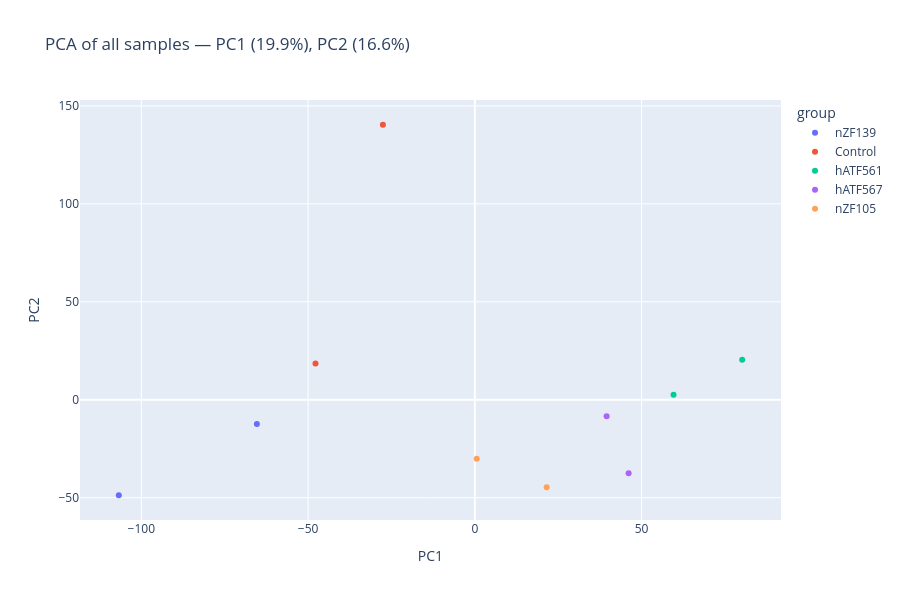

This figure's notebook cell:
### Markdown cell above
Compute the global mean per gene. Average expression across all samples ignoring class. Then we compute each class's mean per gene: For gene X, the average expression among treatment samples, average among control samples. These become the class centroids. Then we compute the class-specific deviation per gene. This is basically a per-gene t-statistics which says how far the treatment class mean is from the overall mean, normalized by how noisy the gene is. A big deviation will mean the class mean is far from the overall mean relative to noise, so the gene meaninfully distinguishes the class.

Small deviation means the class mean is similar to the overall mean or the deviation might just be variation in the measurement. 

Then we shrink the deviations towards 0, using some shrink threshold, for each class, gene deviation, we shrink. Basically, if a deviation is smaller than the threshold it gets shrunk to exactly zero. If its larger than the threshold, it gets pulled towards 0 by delta. 

Now for each gene that the shrunken deviation is 0, its shrunken centroid will be the overall mean and so that gene will contribute nothing to the classification. 

Genes selected by the algorithm are the ones where at least one class's deviation survived the shrinkage and didnt get 0d out. 

A new sample would be classified by euclidean distance to the shrunken centroids.

### Code cell
import plotly.express as px
from sklearn.decomposition import PCA

# Run PCA on the filtered+scaled gene matrix
pca = PCA(n_components=2)
pcs = pca.fit_transform(X_filtered_scaled)
sub = sub.reset_index()

plot_df = pd.DataFrame({
    'PC1': pcs[:, 0],
    'PC2': pcs[:, 1],
    'sample': sub['sample'].values,
    'group': sub['sample_type'].values,
    'is_control': sub['sample_type'].values == 'Control',
})

fig = px.scatter(
    plot_df, x='PC1', y='PC2', color='group', hover_name='sample',
    title=f'PCA of all samples — PC1 ({pca.explained_variance_ratio_[0]:.1%}), PC2 ({pca.explained_variance_ratio_[1]:.1%})',
    width=900, height=600,
)
fig.show()

### Figure 1 — Plotly figure (JSON) as saved in the notebook; plotly's stock layout.template omitted (floating-point values rounded to 4 significant figures)
{"data": [{"hovertemplate": "<b>%{hovertext}</b><br><br>group=nZF139<br>PC1=%{x}<br>PC2=%{y}<extra></extra>", "hovertext": ["nZF139_1_cpm", "nZF139_2_cpm"], "legendgroup": "nZF139", "marker": {"color": "#636efa", "symbol": "circle"}, "mode": "markers", "name": "nZF139", "orientation": "v", "showlegend": true, "type": "scatter", "x": [-65.36, -106.8], "xaxis": "x", "y": [-12.36, -48.74], "yaxis": "y"}, {"hovertemplate": "<b>%{hovertext}</b><br><br>group=Control<br>PC1=%{x}<br>PC2=%{y}<extra></extra>", "hovertext": ["Control_1(HSR6)", "Control_2(HSR6)"], "legendgroup": "Control", "marker": {"color": "#EF553B", "symbol": "circle"}, "mode": "markers", "name": "Control", "orientation": "v", "showlegend": true, "type": "scatter", "x": [-47.78, -27.57], "xaxis": "x", "y": [18.56, 140.4], "yaxis": "y"}, {"hovertemplate": "<b>%{hovertext}</b><br><br>group=hATF561<br>PC1=%{x}<br>PC2=%{y}<extra></extra>", "hovertext": ["hATF561_1_cpm", "hATF561_2_cpm"], "legendgroup": "hATF561", "marker": {"color": "#00cc96", "symbol": "circle"}, "mode": "markers", "name": "hATF561", "orientation": "v", "showlegend": true, "type": "scatter", "x": [59.58, 80.17], "xaxis": "x", "y": [2.502, 20.45], "yaxis": "y"}, {"hovertemplate": "<b>%{hovertext}</b><br><br>group=hATF567<br>PC1=%{x}<br>PC2=%{y}<extra></extra>", "hovertext": ["hATF567_1_cpm", "hATF567_2_cpm"], "legendgroup": "hATF567", "marker": {"color": "#ab63fa", "symbol": "circle"}, "mode": "markers", "name": "hATF567", "orientation": "v", "showlegend": true, "type": "scatter", "x": [46.11, 39.51], "xaxis": "x", "y": [-37.54, -8.452], "yaxis": "y"}, {"hovertemplate": "<b>%{hovertext}</b><br><br>group=nZF105<br>PC1=%{x}<br>PC2=%{y}<extra></extra>", "hovertext": ["nZF105_1_cpm", "nZF105_2_cpm"], "legendgroup": "nZF105", "marker": {"color": "#FFA15A", "symbol": "circle"}, "mode": "markers", "name": "nZF105", "orientation": "v", "showlegend": true, "type": "scatter", "x": [21.53, 0.5664], "xaxis": "x", "y": [-44.62, -30.17], "yaxis": "y"}], "layout": {"height": 600, "legend": {"title": {"text": "group"}, "tracegroupgap": 0}, "title": {"text": "PCA of all samples — PC1 (19.9%), PC2 (16.6%)"}, "width": 900, "xaxis": {"anchor": "y", "domain": [0, 1], "title": {"text": "PC1"}}, "yaxis": {"anchor": "x", "domain": [0, 1], "title": {"text": "PC2"}}}}
